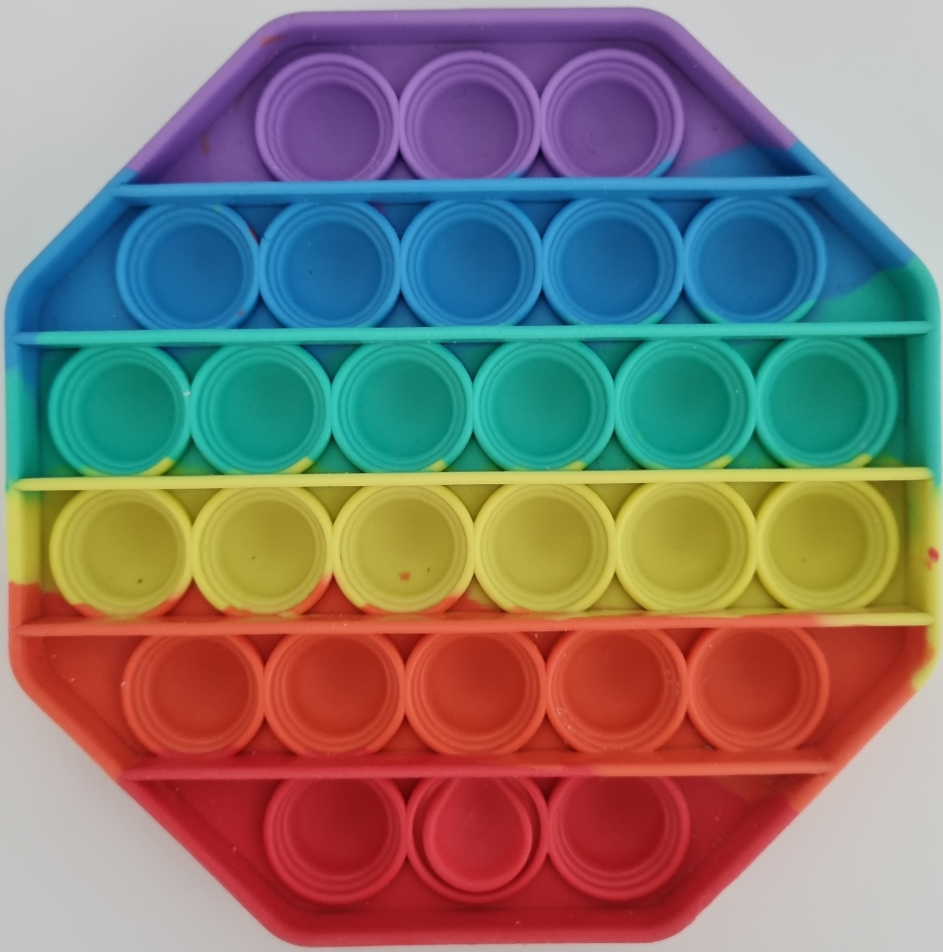
#> input picture pop_ref_001.jpg, 2829 x 2854 px (shown at 1/3 size)
$ python test2.py
#> lines starting #> are read from the running program, lines starting #| are printed output that depends on the picture; after the words box and inside, x2 and y2 are one past the last pixel; in counts of white or black regions, pixels touching at a corner belong together
# -*- coding: utf-8 -*-
"""
Created on Thu Nov 11 12:03:34 2021

@author: Coding
"""
import cv2
import numpy as np
import math

img = cv2.imread("pop_ref_001.jpg", cv2.IMREAD_COLOR)
#> img is the input picture: shape (2854, 2829, 3); mean B, G, R 115.1, 121.5, 130.7
img2 = cv2.resize(img, dsize=(1280, 720), interpolation=cv2.INTER_AREA)
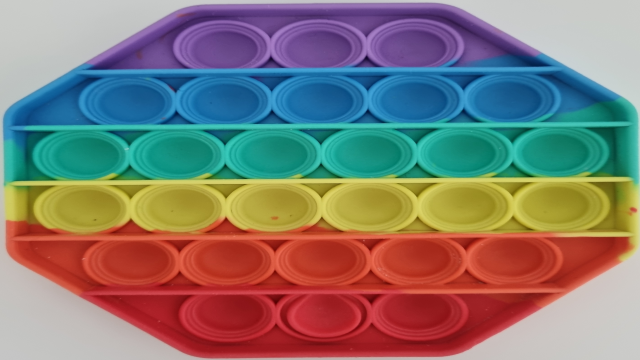
#> img2: shape (720, 1280, 3) (shown at 1/2 size); mean B, G, R 115.1, 121.5, 130.7
img_copy = img2.copy()
img_gray = cv2.cvtColor(img_copy,cv2.COLOR_BGR2GRAY)
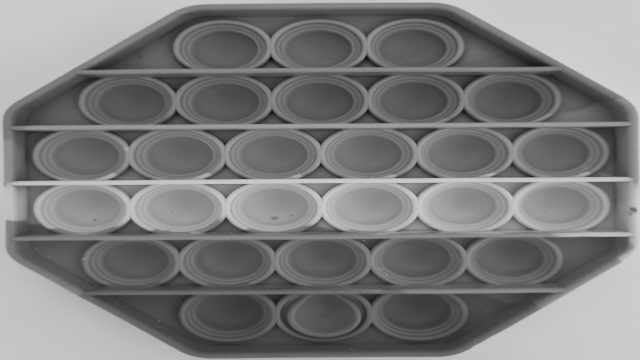
#> img_gray: shape (720, 1280) (shown at 1/2 size); min 11, max 211, mean 123.5

threshold = 80

th = cv2.adaptiveThreshold(img_gray, 255, cv2.ADAPTIVE_THRESH_GAUSSIAN_C, cv2.THRESH_BINARY,15,1.9)
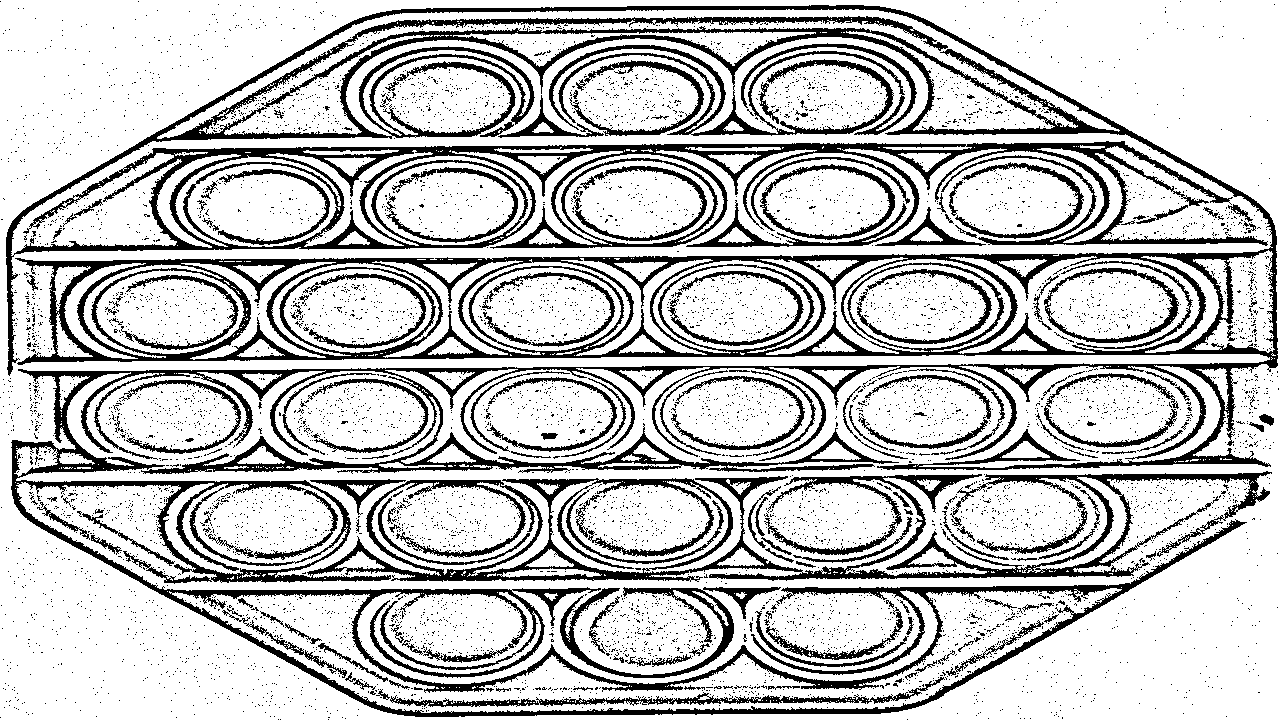
#> th: shape (720, 1280); 76.5% white; 6918 black regions (6749 under 20 px), largest, box (x1, y1, x2, y2) and area: (6, 5, 1278, 717) 158963, (560, 587, 781, 678) 3363, (390, 677, 945, 707) 2532

Reversed = cv2.bitwise_not(th)
cv2.imshow('Negative', Reversed)
cv2.waitKey(0)
cv2.destroyAllWindows()

try:
    circles = cv2.HoughCircles(img_gray,cv2.HOUGH_GRADIENT,1,20,param1=150, param2 = 50, minRadius=0, maxRadius=0)
#> circles = 21 rows, first 8: [441.5, 152.5, 108.2], [637.5, 152.5, 111.9], [447.5, 189.5, 150.3], [536.5, 407.5, 150.7], [641.5, 575.5, 98.2], [634.5, 176.5, 139], [824.5, 183.5, 146.1], [691.5, 200.5, 34.4]
    circles = np.uint16(np.around(circles))
#> circles = 21 rows, first 8: [442, 152, 108], [638, 152, 112], [448, 190, 150], [536, 408, 151], [642, 576, 98], [634, 176, 139], [824, 184, 146], [692, 200, 34]
except:
    circles = 0


for i in circles[0,:]:
    cv2.circle(img2, (i[0],i[1]),i[2], (255,255,0), 2)
    a = i[0]
    b = i[1]
    print(a,b)
#> this loop made 21 passes
#> (i, a, b) on passes 1 to 8: ([442, 152, 108], 442, 152), ([638, 152, 112], 638, 152), ([448, 190, 150], 448, 190), ([536, 408, 151], 536, 408), ([642, 576, 98], 642, 576), ([634, 176, 139], 634, 176), ([824, 184, 146], 824, 184), ([692, 200, 34], 692, 200)
#> (printed output is left out)
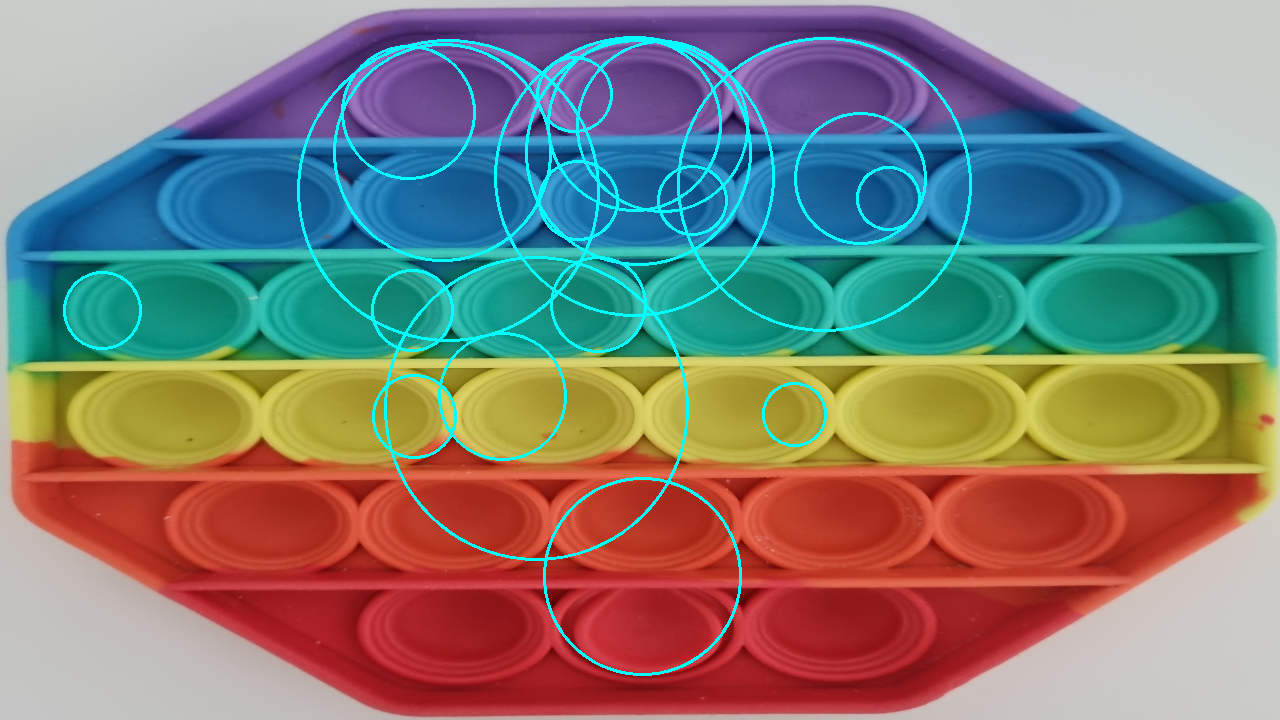
#> img2: shape (720, 1280, 3); 3.08% of pixels changed, all inside (x1, y1, x2, y2) = (63, 36, 972, 676)

cv2.imshow('detected circles',img2)
cv2.waitKey(0)
cv2.destroyAllWindows()

$ run again, with pop_ref_003.jpg copied over pop_ref_001.jpg
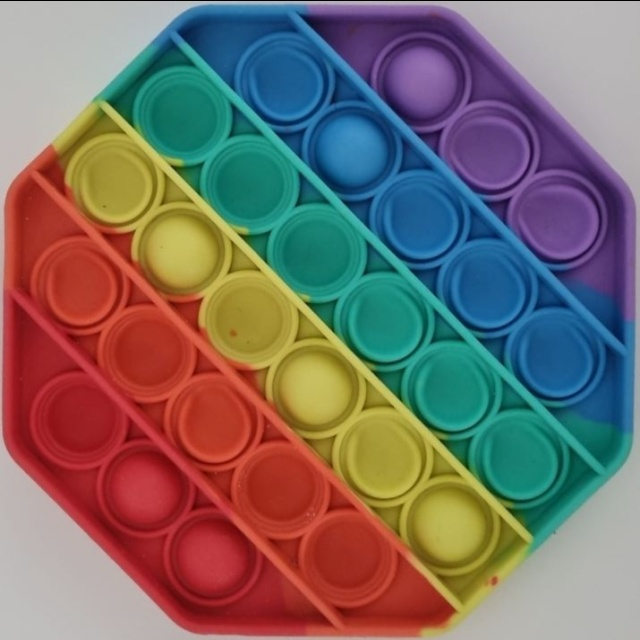
#> input picture pop_ref_003.jpg, 640 x 640 px
#> img is the input picture: shape (640, 640, 3); mean B, G, R 103.9, 108.8, 121.2
#> `th = cv2.adaptiveThreshold(img_gray, 255, cv2.ADAPTIVE_THRESH_GAUSSIAN..`:
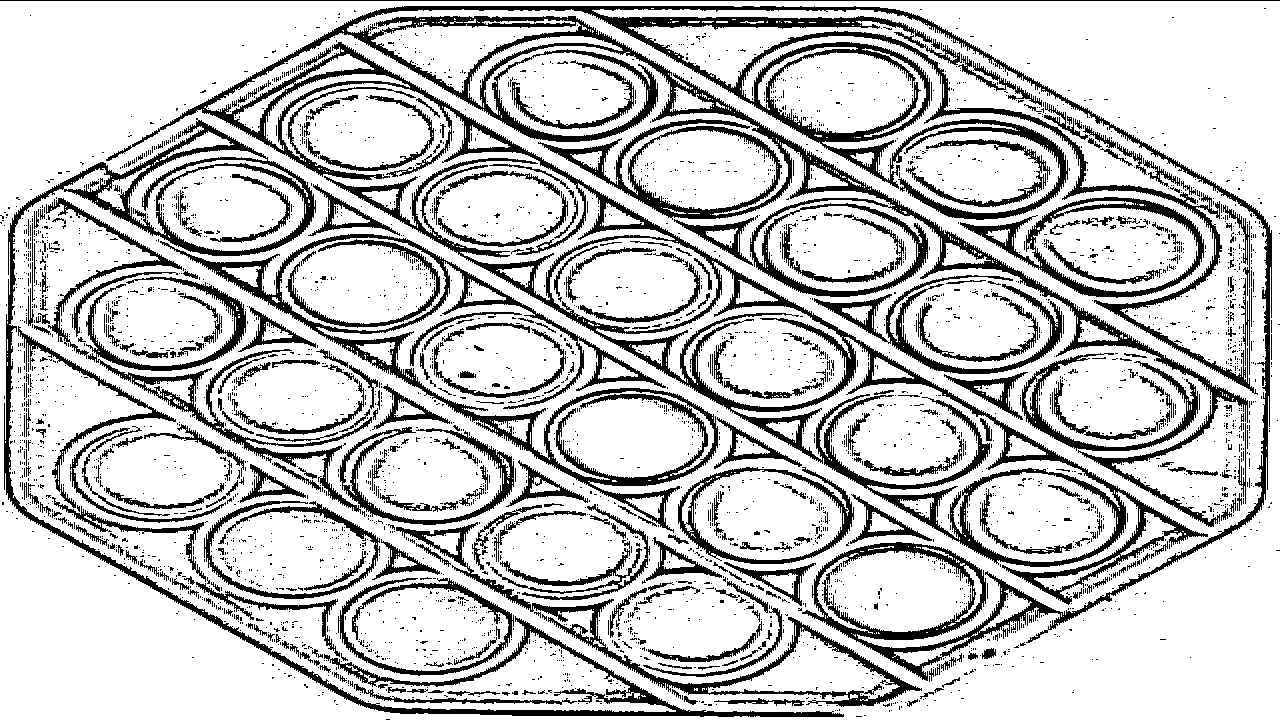
#> th: shape (720, 1280); 77.5% white; 3866 black regions (3506 under 20 px), largest, box (x1, y1, x2, y2) and area: (106, 6, 1272, 681) 81853, (4, 118, 844, 717) 14840, (160, 234, 718, 533) 12245
#> `circles = cv2.HoughCircles(img_gray,cv2.HOUGH_GRADIENT,1,20,param1=150..`: circles = 88 rows, first 8: [974.5, 246.5, 127.7], [836.5, 226.5, 225.6], [1112.5, 323.5, 128.2], [975.5, 289.5, 177], [1036.5, 384.5, 176.5], [902.5, 314.5, 173.4], [763.5, 373.5, 196.6], [1112.5, 367.5, 177.5]
#> `circles = np.uint16(np.around(circles))`: circles = 88 rows, first 8: [974, 246, 128], [836, 226, 226], [1112, 324, 128], [976, 290, 177], [1036, 384, 176], [902, 314, 173], [764, 374, 197], [1112, 368, 178]
#> the loop `for i in circles[0,:]:` made 88 passes
#> (i, a, b) on passes 1 to 8: ([974, 246, 128], 974, 246), ([836, 226, 226], 836, 226), ([1112, 324, 128], 1112, 324), ([976, 290, 177], 976, 290), ([1036, 384, 176], 1036, 384), ([902, 314, 173], 902, 314), ([764, 374, 197], 764, 374), ([1112, 368, 178], 1112, 368)
#> (printed output is left out)
#> after the loop `for i in circles[0,:]:`:
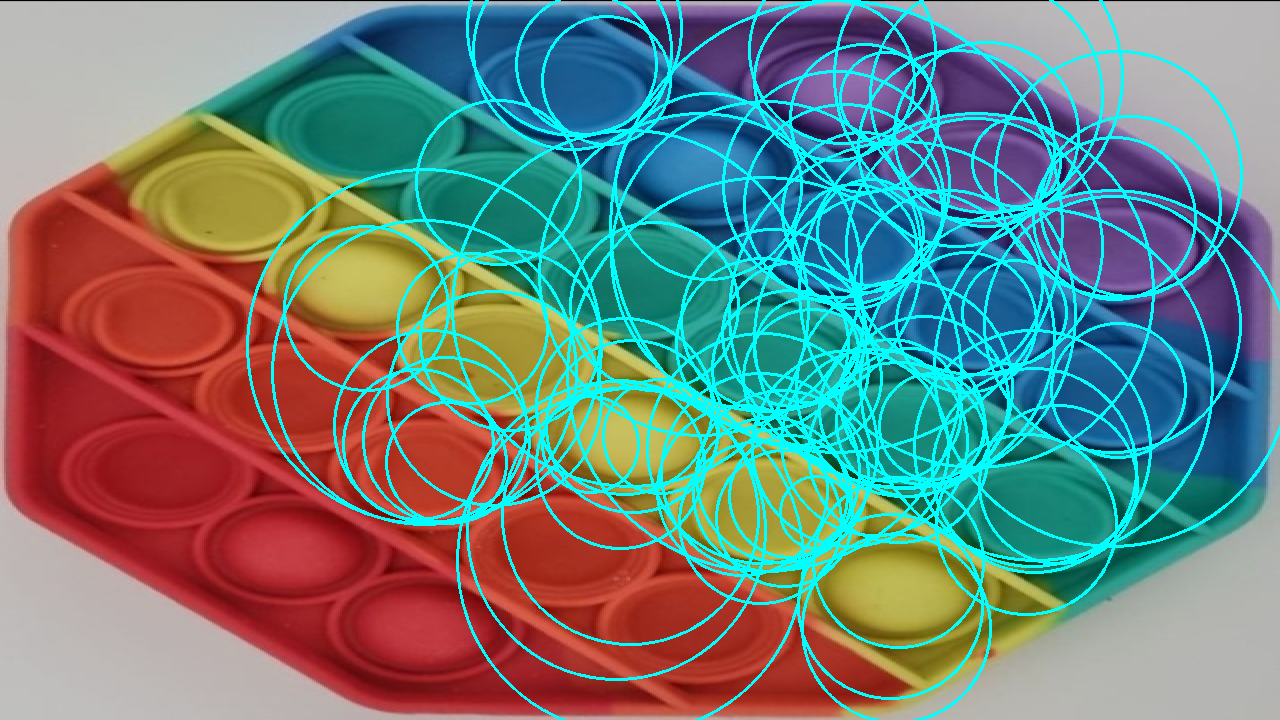
#> img2: shape (720, 1280, 3); mean B, G, R 125.2, 129.4, 108.7
